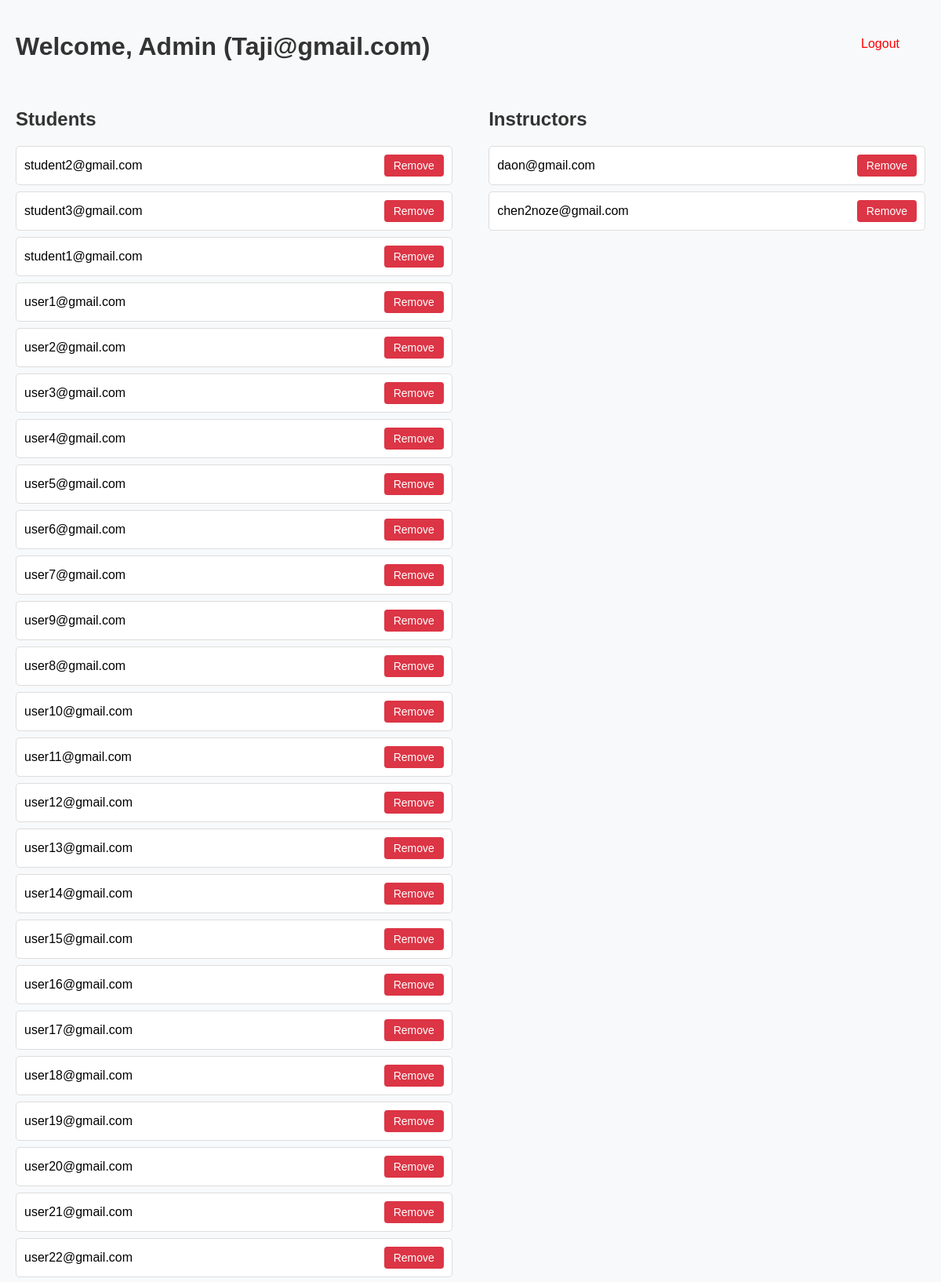
/dashboard (signed in, upper part), run on the app's committed database.
### tables this page shows
CREATE TABLE users (
            id INTEGER PRIMARY KEY AUTOINCREMENT,
            email TEXT UNIQUE,
            password TEXT,
            role TEXT
        );

### app.py (the view, shortened to what this page needs)
@app.route('/dashboard')
def dashboard():
    if not is_logged_in():
        return redirect(url_for('login'))
    role = session['role']
    user_id = session['user_id']
    email = session['email']
    conn = sqlite3.connect(DB_PATH)
    c = conn.cursor()
    if role == 'student':
        c.execute("SELECT content FROM comments WHERE user_id=?", (user_id,))
        notifications = c.fetchall()
        conn.close()
        return render_template('dashboard_student.html', email=email, notifications=notifications)
    elif role == 'admin':
        c.execute("SELECT id, email FROM users WHERE role='student'")
        students = c.fetchall()
        c.execute("SELECT id, email FROM users WHERE role='instructor'")
        instructors = c.fetchall()
        conn.close()
        return render_template('dashboard_admin.html', email=email, students=students, instructors=instructors)
    conn.close()
    return "Invalid role."

### app.py (called while the page is built)
def is_logged_in():
    return 'user_id' in session

### templates/dashboard_admin.html (shortened to what this page needs)
<!DOCTYPE html>
<html lang="en">
<head>
    <link rel="stylesheet" href="{{ url_for('static', filename='styles.css') }}" />
</head>
<body>
    <div class="top-right">
        <a href="{{ url_for('logout') }}" class="logout-button">Logout</a>
    </div>
    <h1>Welcome, Admin ({{ email }})</h1>
    <div class="columns-container">
        <div class="column">
            <h2>Students</h2>
            <ul class="user-list">
                {% for student in students %}
                    <li>
                        <span>{{ student[1] }}</span>
                        <form method="POST" action="{{ url_for('delete_user', user_id=student[0]) }}" class="inline-form">
                            <button type="submit" class="btn btn-remove" onclick="return confirm('Are you sure you want to remove this student?')">Remove</button>
                        </form>
                    </li>
                {% endfor %}
            </ul>
        </div>
        <div class="column">
            <h2>Instructors</h2>
            <ul class="user-list">
                {% for instructor in instructors %}
                    <li>
                        <span>{{ instructor[1] }}</span>
                        <form method="POST" action="{{ url_for('delete_user', user_id=instructor[0]) }}" class="inline-form">
                            <button type="submit" class="btn btn-remove" onclick="return confirm('Are you sure you want to remove this instructor?')">Remove</button>
                        </form>
                    </li>
                {% endfor %}
            </ul>
        </div>
    </div>
</body>
</html>

### static/styles.css (style rules this page uses)
body { font-family: Arial, sans-serif; background-color: #f8f9fa; margin: 0; padding: 20px; position: relative; min-height: 100vh; }
h1, h2, h3 { color: #333; }
ul { list-style-type: none; padding: 0; }
li { background-color: #fff; margin: 8px 0; padding: 10px; border-radius: 5px; border: 1px solid #ddd; display: flex; justify-content: space-between; align-items: center; }
a { text-decoration: none; color: red; }
button { background-color: #dc3545; color: white; border: none; padding: 6px 12px; border-radius: 4px; cursor: pointer; font-size: 14px; }
.top-right { position: absolute; top: 20px; right: 20px; z-index: 100; }
.columns-container { display: flex; justify-content: space-between; gap: 40px; margin-top: 40px; }
.column { width: 48%; }
.user-list li { display: flex; justify-content: space-between; align-items: center; }
.inline-form { display: inline; }
.logout-button { position: absolute; top: 20px; right: 20px; text-decoration: none; font-size: 1rem; color: red; background-color: transparent; padding: 6px 12px; border-radius: 4px; transition: background 0.2s, color 0.2s; border: 1px solid transparent; }

### data on the page
users: email "student2@gmail.com"
users: email "student3@gmail.com"
users: email "student1@gmail.com"
users: email "user1@gmail.com"
users: email "user2@gmail.com"
users: email "user3@gmail.com"
users: email "user4@gmail.com"
users: email "user5@gmail.com"
users: email "user6@gmail.com"
users: email "user7@gmail.com"
users: email "user9@gmail.com"
users: email "user8@gmail.com"
users: email "user10@gmail.com"
users: email "user11@gmail.com"
users: email "user12@gmail.com"
users: email "user13@gmail.com"
users: email "user14@gmail.com"
users: email "user15@gmail.com"
users: email "user16@gmail.com"
users: email "user17@gmail.com"
users: email "user18@gmail.com"
users: email "user19@gmail.com"
users: email "user20@gmail.com"
users: email "user21@gmail.com"
users: email "user22@gmail.com"
users: email "daon@gmail.com"
users: email "chen2noze@gmail.com"

### other printed values
{{ email }} "Taji@gmail.com"
